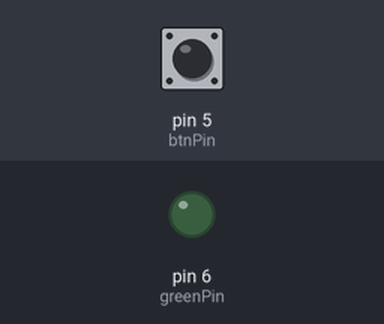
Bench run of a sketch on a simulated Arduino Uno, built with avr-gcc and run on an emulated ATmega328P. On the bench: output pins drawn as LEDs (lit = HIGH). Inputs (shaded band) come from the test bench; at power-on: pin 5 (btnPin) LOW.

Above: at 1.2 s.
1.3 s: pin 5 (btnPin) pulled HIGH for 0.15 s
At 1.37 s:
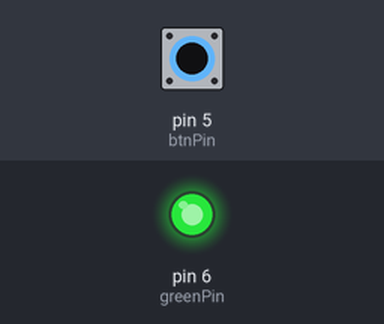
2.9 s: pin 5 (btnPin) pulled HIGH for 3.2 s
At 7.3 s:
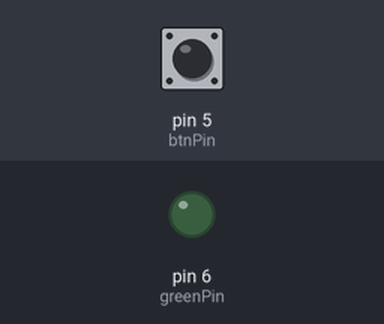
Timing chart, 0 to 8.8 s (numbered marks = the images above; inputs shaded):
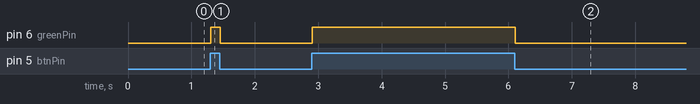

Measured:
- after the input at 1.3 s, pin 6 (greenPin): LOW → HIGH at once, → LOW 0.15 s later
- after the input at 2.9 s, pin 6 (greenPin): LOW → HIGH at once, → LOW 3.2 s later

The sketch:

OpenLightWithButton.ino
```cpp
// Variables
byte btnPin = 5, greenPin = 6;

void setup() {
  // Set Serial Begin
  Serial.begin(9600);

  // Set Pin Modes
  pinMode(btnPin, INPUT);
  pinMode(greenPin, OUTPUT);
}

void loop() {
  // Read value of btn
  if (digitalRead(btnPin) == HIGH) {
    // Open Light
    digitalWrite(greenPin, HIGH);
  } else {
    // Close Light
    digitalWrite(greenPin, LOW);
  }
  // Wait 10 miliseconds
  delay(10);
}
```
